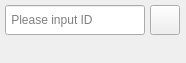
<?xml version="1.0" encoding="UTF-8"?>
<ui version="4.0">
 <class>SuspendFrame</class>
 <widget class="QWidget" name="SuspendFrame">
  <property name="geometry">
   <rect>
    <x>0</x>
    <y>0</y>
    <width>186</width>
    <height>63</height>
   </rect>
  </property>
  <property name="windowTitle">
   <string>12Sigma</string>
  </property>
  <property name="styleSheet">
   <string notr="true"/>
  </property>
  <property name="status" stdset="0">
   <number>-1</number>
  </property>
  <widget class="QWidget" name="container" native="true">
   <property name="geometry">
    <rect>
     <x>0</x>
     <y>0</y>
     <width>186</width>
     <height>40</height>
    </rect>
   </property>
   <property name="maximumSize">
    <size>
     <width>16777215</width>
     <height>16777215</height>
    </size>
   </property>
   <property name="focusPolicy">
    <enum>Qt::StrongFocus</enum>
   </property>
   <layout class="QHBoxLayout" name="horizontalLayout" stretch="0,0">
    <property name="spacing">
     <number>5</number>
    </property>
    <property name="leftMargin">
     <number>5</number>
    </property>
    <property name="topMargin">
     <number>5</number>
    </property>
    <property name="rightMargin">
     <number>5</number>
    </property>
    <property name="bottomMargin">
     <number>5</number>
    </property>
    <item>
     <widget class="QLineEdit" name="lineEdit">
      <property name="sizePolicy">
       <sizepolicy hsizetype="Expanding" vsizetype="Preferred">
        <horstretch>0</horstretch>
        <verstretch>0</verstretch>
       </sizepolicy>
      </property>
      <property name="minimumSize">
       <size>
        <width>80</width>
        <height>24</height>
       </size>
      </property>
      <property name="maximumSize">
       <size>
        <width>140</width>
        <height>30</height>
       </size>
      </property>
      <property name="focusPolicy">
       <enum>Qt::ClickFocus</enum>
      </property>
      <property name="frame">
       <bool>true</bool>
      </property>
      <property name="placeholderText">
       <string> Please input ID</string>
      </property>
      <property name="cursorMoveStyle">
       <enum>Qt::LogicalMoveStyle</enum>
      </property>
      <property name="clearButtonEnabled">
       <bool>false</bool>
      </property>
     </widget>
    </item>
    <item>
     <widget class="ExButton" name="btnControl">
      <property name="sizePolicy">
       <sizepolicy hsizetype="Minimum" vsizetype="Fixed">
        <horstretch>0</horstretch>
        <verstretch>0</verstretch>
       </sizepolicy>
      </property>
      <property name="minimumSize">
       <size>
        <width>30</width>
        <height>30</height>
       </size>
      </property>
      <property name="maximumSize">
       <size>
        <width>30</width>
        <height>30</height>
       </size>
      </property>
      <property name="sizeIncrement">
       <size>
        <width>0</width>
        <height>0</height>
       </size>
      </property>
      <property name="text">
       <string/>
      </property>
      <property name="flat">
       <bool>false</bool>
      </property>
     </widget>
    </item>
   </layout>
  </widget>
  <widget class="TipsLabel" name="tipsLabel">
   <property name="geometry">
    <rect>
     <x>13</x>
     <y>12</y>
     <width>160</width>
     <height>20</height>
    </rect>
   </property>
   <property name="minimumSize">
    <size>
     <width>0</width>
     <height>0</height>
    </size>
   </property>
   <property name="styleSheet">
    <string notr="true"/>
   </property>
   <property name="text">
    <string/>
   </property>
   <property name="alignment">
    <set>Qt::AlignCenter</set>
   </property>
  </widget>
  <zorder>tipsLabel</zorder>
  <zorder>container</zorder>
 </widget>
 <layoutdefault spacing="6" margin="11"/>
 <customwidgets>
  <customwidget>
   <class>TipsLabel</class>
   <extends>QLabel</extends>
   <header>sigmaris/tips.h</header>
  </customwidget>
  <customwidget>
   <class>ExButton</class>
   <extends>QPushButton</extends>
   <header>sigmaris/button.h</header>
  </customwidget>
 </customwidgets>
 <resources>
  <include location="res.qrc"/>
 </resources>
 <connections/>
</ui>
